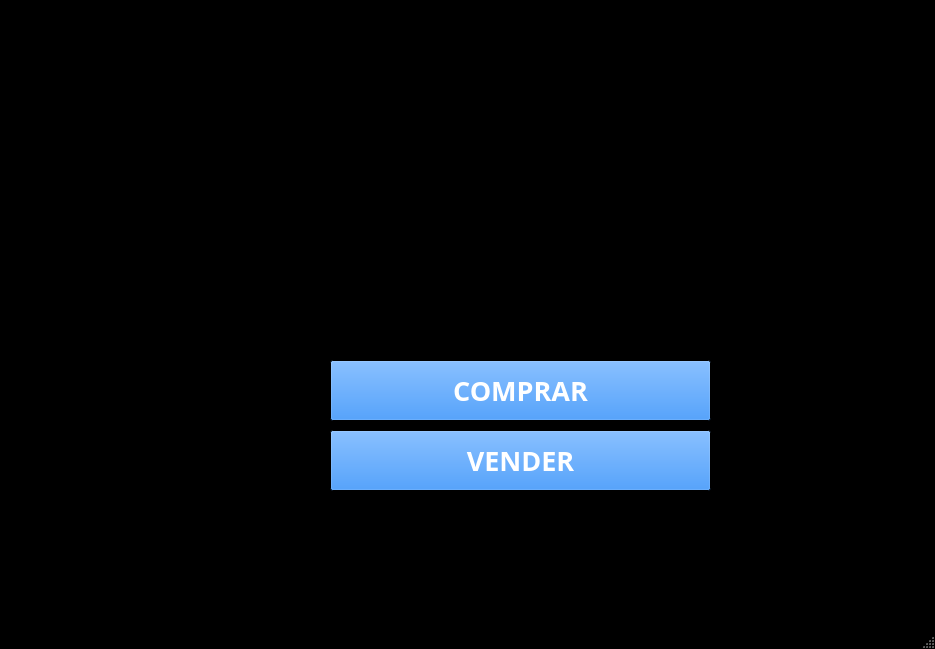
<?xml version="1.0" encoding="UTF-8"?>
<ui version="4.0">
 <class>MainWindow</class>
 <widget class="QMainWindow" name="MainWindow">
  <property name="geometry">
   <rect>
    <x>0</x>
    <y>0</y>
    <width>935</width>
    <height>649</height>
   </rect>
  </property>
  <property name="palette">
   <palette>
    <active>
     <colorrole role="Base">
      <brush brushstyle="SolidPattern">
       <color alpha="255">
        <red>255</red>
        <green>255</green>
        <blue>255</blue>
       </color>
      </brush>
     </colorrole>
     <colorrole role="Window">
      <brush brushstyle="SolidPattern">
       <color alpha="255">
        <red>0</red>
        <green>0</green>
        <blue>0</blue>
       </color>
      </brush>
     </colorrole>
    </active>
    <inactive>
     <colorrole role="Base">
      <brush brushstyle="SolidPattern">
       <color alpha="255">
        <red>255</red>
        <green>255</green>
        <blue>255</blue>
       </color>
      </brush>
     </colorrole>
     <colorrole role="Window">
      <brush brushstyle="SolidPattern">
       <color alpha="255">
        <red>0</red>
        <green>0</green>
        <blue>0</blue>
       </color>
      </brush>
     </colorrole>
    </inactive>
    <disabled>
     <colorrole role="Base">
      <brush brushstyle="SolidPattern">
       <color alpha="255">
        <red>0</red>
        <green>0</green>
        <blue>0</blue>
       </color>
      </brush>
     </colorrole>
     <colorrole role="Window">
      <brush brushstyle="SolidPattern">
       <color alpha="255">
        <red>0</red>
        <green>0</green>
        <blue>0</blue>
       </color>
      </brush>
     </colorrole>
    </disabled>
   </palette>
  </property>
  <property name="windowTitle">
   <string>Ventana Principal</string>
  </property>
  <property name="styleSheet">
   <string notr="true"/>
  </property>
  <widget class="QWidget" name="centralwidget">
   <widget class="QPushButton" name="boton_abrir_secundaria">
    <property name="geometry">
     <rect>
      <x>330</x>
      <y>360</y>
      <width>381</width>
      <height>61</height>
     </rect>
    </property>
    <property name="palette">
     <palette>
      <active>
       <colorrole role="Button">
        <brush brushstyle="SolidPattern">
         <color alpha="255">
          <red>0</red>
          <green>116</green>
          <blue>255</blue>
         </color>
        </brush>
       </colorrole>
       <colorrole role="ButtonText">
        <brush brushstyle="SolidPattern">
         <color alpha="255">
          <red>255</red>
          <green>255</green>
          <blue>255</blue>
         </color>
        </brush>
       </colorrole>
       <colorrole role="Highlight">
        <brush brushstyle="SolidPattern">
         <color alpha="255">
          <red>0</red>
          <green>116</green>
          <blue>255</blue>
         </color>
        </brush>
       </colorrole>
      </active>
      <inactive>
       <colorrole role="Button">
        <brush brushstyle="SolidPattern">
         <color alpha="255">
          <red>0</red>
          <green>116</green>
          <blue>255</blue>
         </color>
        </brush>
       </colorrole>
       <colorrole role="ButtonText">
        <brush brushstyle="SolidPattern">
         <color alpha="255">
          <red>255</red>
          <green>255</green>
          <blue>255</blue>
         </color>
        </brush>
       </colorrole>
       <colorrole role="Highlight">
        <brush brushstyle="SolidPattern">
         <color alpha="255">
          <red>0</red>
          <green>116</green>
          <blue>255</blue>
         </color>
        </brush>
       </colorrole>
      </inactive>
      <disabled>
       <colorrole role="Button">
        <brush brushstyle="SolidPattern">
         <color alpha="255">
          <red>0</red>
          <green>116</green>
          <blue>255</blue>
         </color>
        </brush>
       </colorrole>
       <colorrole role="ButtonText">
        <brush brushstyle="SolidPattern">
         <color alpha="255">
          <red>190</red>
          <green>190</green>
          <blue>190</blue>
         </color>
        </brush>
       </colorrole>
       <colorrole role="Highlight">
        <brush brushstyle="SolidPattern">
         <color alpha="255">
          <red>145</red>
          <green>145</green>
          <blue>145</blue>
         </color>
        </brush>
       </colorrole>
      </disabled>
     </palette>
    </property>
    <property name="font">
     <font>
      <family>San Francisco Display</family>
      <pointsize>20</pointsize>
      <weight>75</weight>
      <bold>true</bold>
     </font>
    </property>
    <property name="cursor">
     <cursorShape>PointingHandCursor</cursorShape>
    </property>
    <property name="styleSheet">
     <string notr="true"/>
    </property>
    <property name="text">
     <string>COMPRAR</string>
    </property>
   </widget>
   <widget class="QPushButton" name="boton_abrir_terciaria">
    <property name="geometry">
     <rect>
      <x>330</x>
      <y>430</y>
      <width>381</width>
      <height>61</height>
     </rect>
    </property>
    <property name="palette">
     <palette>
      <active>
       <colorrole role="Button">
        <brush brushstyle="SolidPattern">
         <color alpha="255">
          <red>0</red>
          <green>116</green>
          <blue>255</blue>
         </color>
        </brush>
       </colorrole>
       <colorrole role="ButtonText">
        <brush brushstyle="SolidPattern">
         <color alpha="255">
          <red>255</red>
          <green>255</green>
          <blue>255</blue>
         </color>
        </brush>
       </colorrole>
       <colorrole role="Highlight">
        <brush brushstyle="SolidPattern">
         <color alpha="255">
          <red>0</red>
          <green>116</green>
          <blue>255</blue>
         </color>
        </brush>
       </colorrole>
      </active>
      <inactive>
       <colorrole role="Button">
        <brush brushstyle="SolidPattern">
         <color alpha="255">
          <red>0</red>
          <green>116</green>
          <blue>255</blue>
         </color>
        </brush>
       </colorrole>
       <colorrole role="ButtonText">
        <brush brushstyle="SolidPattern">
         <color alpha="255">
          <red>255</red>
          <green>255</green>
          <blue>255</blue>
         </color>
        </brush>
       </colorrole>
       <colorrole role="Highlight">
        <brush brushstyle="SolidPattern">
         <color alpha="255">
          <red>0</red>
          <green>116</green>
          <blue>255</blue>
         </color>
        </brush>
       </colorrole>
      </inactive>
      <disabled>
       <colorrole role="Button">
        <brush brushstyle="SolidPattern">
         <color alpha="255">
          <red>0</red>
          <green>116</green>
          <blue>255</blue>
         </color>
        </brush>
       </colorrole>
       <colorrole role="ButtonText">
        <brush brushstyle="SolidPattern">
         <color alpha="255">
          <red>190</red>
          <green>190</green>
          <blue>190</blue>
         </color>
        </brush>
       </colorrole>
       <colorrole role="Highlight">
        <brush brushstyle="SolidPattern">
         <color alpha="255">
          <red>145</red>
          <green>145</green>
          <blue>145</blue>
         </color>
        </brush>
       </colorrole>
      </disabled>
     </palette>
    </property>
    <property name="font">
     <font>
      <family>San Francisco Display</family>
      <pointsize>20</pointsize>
      <weight>75</weight>
      <bold>true</bold>
     </font>
    </property>
    <property name="cursor">
     <cursorShape>PointingHandCursor</cursorShape>
    </property>
    <property name="text">
     <string>VENDER</string>
    </property>
   </widget>
   <widget class="QLabel" name="label">
    <property name="geometry">
     <rect>
      <x>60</x>
      <y>-10</y>
      <width>831</width>
      <height>361</height>
     </rect>
    </property>
    <property name="cursor">
     <cursorShape>ArrowCursor</cursorShape>
    </property>
    <property name="text">
     <string>TextLabel</string>
    </property>
   </widget>
  </widget>
  <widget class="QStatusBar" name="statusBar"/>
 </widget>
 <resources/>
 <connections/>
</ui>
